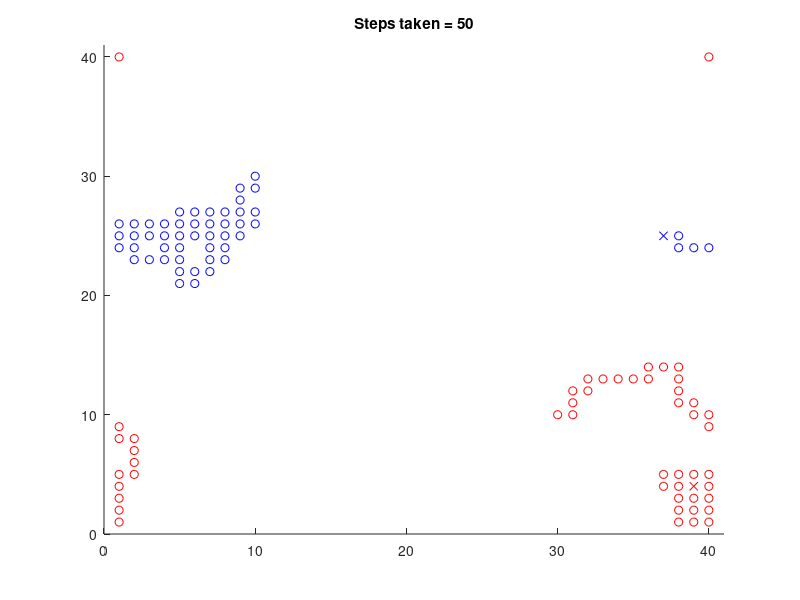

MATLAB code to generate this figure:
% Random_Walk
% Michael C. Mulcahy
% Created: 11/21/2015
% Updated: 11/21/2015
% Homework #11
% Modeling & Simulation
% Professor: James Rathman
% Due: 11/25/2015

% This program takes in two arguments. The first argument is an n by 2 position vector where each
% row is a player, and columns one and two correspond to the x and y
% coordinates of a player. The second argument is a logical true/false
% value which decides how player 1 moves. True results in a strategic
% method of movement, whereas false results in a randomly decided movement.
% The default value is false. The program runs a game where all players
% move sequentially on a 40x40 grid. The game has periodic boundary
% conditions, and also has a self-avoiding or wall behavior. Once a player
% steps on a space in the grid, that space changes to a wall, and cannot be
% stepped on again. The game runs until all players except one can move.
% The program currently holds a max of 7 players due to color limitations.

function winner = mulcahy_michael_p12(nPosition,flagStrat)

% Handle input arguments
switch nargin
    case 0
        nPosition = [10 30; 30 10];
        flagStrat=logical(false);
    case 1
        if islogical(nPosition)
            flagStrat = nPosition;
            nPosition = [10 30; 30 10];
        else
            flagStrat=logical(false);
        end
    case 2
        % ONWARD TO THE BERMUDA TRIANGLE!
    otherwise
        error('Invalid number of input arguments.')
end

% Initialize variables
nplayers = size(nPosition,1);   % Number of players
xmax=40;                        % Size of grid in the x-direction
ymax=40;                        % Size of grid in the y-direction
gridSpots=zeros(xmax,ymax);     % Initialize grid
colors = 'brgcymk';             % Player colors
hold on

for i=1:nplayers
        flagStop(i) = logical(true);    % Flag to stop game when all values = true
        nSteps(i) = 0;                  % Total number of steps taken
        h(i)=plot(nPosition(i,1),nPosition(i,2),'x','MarkerEdgeColor',colors(i));   % Plot initial player positions
        ht(i)=title(['Steps taken = ' num2str(nSteps(i))]);                         % Graph title
        gridSpots(nPosition(i,1),nPosition(i,2) ) = logical(true);                  % Initialize matrix player positions
end

axis([0 xmax+1 0 ymax+1])
pause

while sum(flagStop) > 1
    for i=1:nplayers
        nx = nPosition(i,1); % Active position place holder x
        ny = nPosition(i,2); % Active position place holder y
        
        flagGrid=zeros(4,1);    % Enables players who have no moves to be removed from the game. Positions 1-4 correspond to the four adjacent grid spots surrounding a player
        stratCounter = 1;       % Counter for strategic mvement switch
        
        while gridSpots(nx,ny) == logical(true) && flagStop(i) == logical(true) % Repeat player movement until player is either on a new grid spot, or is blocked in
            
            if sum(flagGrid(:)) == 4 % Check to see if player is blocked in
                flagStop(i)=logical(false); % Remove player from play if blocked in
            end
            
            nx = nPosition(i,1); % Active position place holder x
            ny = nPosition(i,2); % Active position place holder y
            
            if flagStrat == logical(true) && i == 1 % Conditional if strategic mode is on for player 1
                switch stratCounter
                    case 1
                        ny = ny+1;
                        flagGrid(1)=logical(true);
                    case 2
                        nx = nx+1;
                        flagGrid(2)=logical(true);
                    case 3
                        nx = nx-1;
                        flagGrid(3)=logical(true);
                    case 4
                        ny = ny-1;
                        flagGrid(4)=logical(true);
                end
                stratCounter = stratCounter+1;
            else % Normal decision procedure for players not using strategic mode                
                d=randi(4);
                switch d
                    case 1
                        ny = ny+1;
                        flagGrid(1)=logical(true);
                    case 2
                        nx = nx-1;
                        flagGrid(2)=logical(true);
                    case 3
                        ny = ny-1;
                        flagGrid(3)=logical(true);
                    case 4
                        nx = nx+1;
                        flagGrid(4)=logical(true);
                end
            end
            
            % Handle periodic boundary conditions
            if nx > xmax
                nx = nx - xmax;
            elseif nx < 1
                nx = nx + xmax;
            end
            if ny > ymax
                ny = ny - ymax;
            elseif ny < 1
                ny = ny + ymax;
            end
        end
        
        % Plot new information and exit loop if player is on a valid spot
        if flagStop(i) == logical(true)
            gridSpots(nx,ny) = logical(true);   % Change false grid value (open spot) to true grid value (wall/player taken spot)
            nSteps(i)=nSteps(i)+1;              % Update step count
            
            if ~isempty(h) % Change previous player icon to wall icon
                set(h(i),'Marker','o')
            end
            
            h(i)=plot(nx,ny,'x','MarkerEdgeColor',[colors(i)]);
            set(ht(i),'String',['Steps taken = ' num2str(nSteps(i))])
            
            % Update player position
            nPosition(i,1) = nx;
            nPosition(i,2) = ny;
        end
        pause(0.01);
    end
end
hold off
% ANNOUNCE THE WINNER!
winner = ['Player ' num2str(find(flagStop)) ' wins!'];
